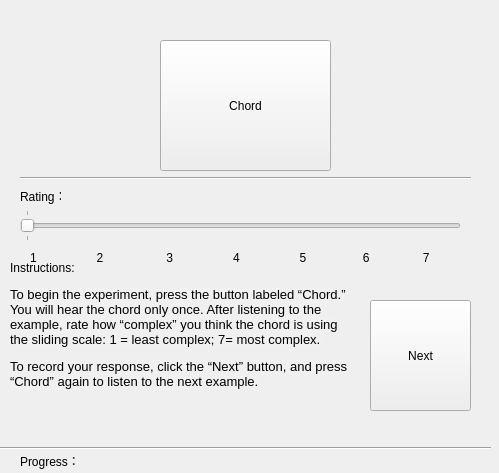
<?xml version="1.0" encoding="UTF-8"?>
<ui version="4.0">
 <class>Form</class>
 <widget class="QWidget" name="Form">
  <property name="geometry">
   <rect>
    <x>0</x>
    <y>0</y>
    <width>499</width>
    <height>473</height>
   </rect>
  </property>
  <property name="windowTitle">
   <string>Form</string>
  </property>
  <widget class="QPushButton" name="btnRef">
   <property name="geometry">
    <rect>
     <x>160</x>
     <y>40</y>
     <width>171</width>
     <height>131</height>
    </rect>
   </property>
   <property name="text">
    <string>Chord</string>
   </property>
  </widget>
  <widget class="Line" name="line">
   <property name="geometry">
    <rect>
     <x>20</x>
     <y>170</y>
     <width>451</width>
     <height>16</height>
    </rect>
   </property>
   <property name="orientation">
    <enum>Qt::Horizontal</enum>
   </property>
  </widget>
  <widget class="Line" name="line_2">
   <property name="geometry">
    <rect>
     <x>0</x>
     <y>440</y>
     <width>491</width>
     <height>16</height>
    </rect>
   </property>
   <property name="orientation">
    <enum>Qt::Horizontal</enum>
   </property>
  </widget>
  <widget class="QLabel" name="label_3">
   <property name="geometry">
    <rect>
     <x>20</x>
     <y>450</y>
     <width>61</width>
     <height>21</height>
    </rect>
   </property>
   <property name="text">
    <string>Progress：</string>
   </property>
  </widget>
  <widget class="QLabel" name="label">
   <property name="geometry">
    <rect>
     <x>20</x>
     <y>180</y>
     <width>41</width>
     <height>31</height>
    </rect>
   </property>
   <property name="text">
    <string>Rating：</string>
   </property>
  </widget>
  <widget class="QSlider" name="sldScore">
   <property name="geometry">
    <rect>
     <x>20</x>
     <y>210</y>
     <width>441</width>
     <height>31</height>
    </rect>
   </property>
   <property name="minimum">
    <number>1</number>
   </property>
   <property name="maximum">
    <number>7</number>
   </property>
   <property name="orientation">
    <enum>Qt::Horizontal</enum>
   </property>
   <property name="tickPosition">
    <enum>QSlider::TicksBothSides</enum>
   </property>
  </widget>
  <widget class="QLabel" name="label_2">
   <property name="geometry">
    <rect>
     <x>10</x>
     <y>250</y>
     <width>341</width>
     <height>151</height>
    </rect>
   </property>
   <property name="text">
    <string>&lt;html&gt;&lt;head/&gt;&lt;body&gt;&lt;p&gt;Instructions:&lt;/p&gt;&lt;p&gt;&lt;span style=&quot; font-family:'SF Optimized,system-ui,-apple-system,BlinkMacSystemFont,.SFNSText-Regular,sans-serif'; font-size:10pt; color:#000000; background-color:#f1f0f0;&quot;&gt;To begin the experiment, press the button labeled “Chord.” You will hear the chord only once. After listening to the example, rate how “complex” you think the chord is using the sliding scale: 1 = least complex; 7= most complex. &lt;/span&gt;&lt;/p&gt;&lt;p&gt;&lt;span style=&quot; font-family:'SF Optimized,system-ui,-apple-system,BlinkMacSystemFont,.SFNSText-Regular,sans-serif'; font-size:10pt; color:#000000; background-color:#f1f0f0;&quot;&gt;To record your response, click the “Next” button, and press “Chord” again to listen to the next example.&lt;/span&gt;&lt;/p&gt;&lt;/body&gt;&lt;/html&gt;</string>
   </property>
   <property name="wordWrap">
    <bool>true</bool>
   </property>
  </widget>
  <widget class="QLabel" name="label_4">
   <property name="geometry">
    <rect>
     <x>30</x>
     <y>250</y>
     <width>451</width>
     <height>16</height>
    </rect>
   </property>
   <property name="text">
    <string>1                  2                   3                  4                  5                 6                7</string>
   </property>
  </widget>
  <widget class="QPushButton" name="btnNext">
   <property name="geometry">
    <rect>
     <x>370</x>
     <y>300</y>
     <width>101</width>
     <height>111</height>
    </rect>
   </property>
   <property name="text">
    <string>Next</string>
   </property>
  </widget>
  <widget class="QLabel" name="lbProg">
   <property name="geometry">
    <rect>
     <x>90</x>
     <y>450</y>
     <width>101</width>
     <height>21</height>
    </rect>
   </property>
   <property name="text">
    <string/>
   </property>
  </widget>
 </widget>
 <resources/>
 <connections/>
</ui>
